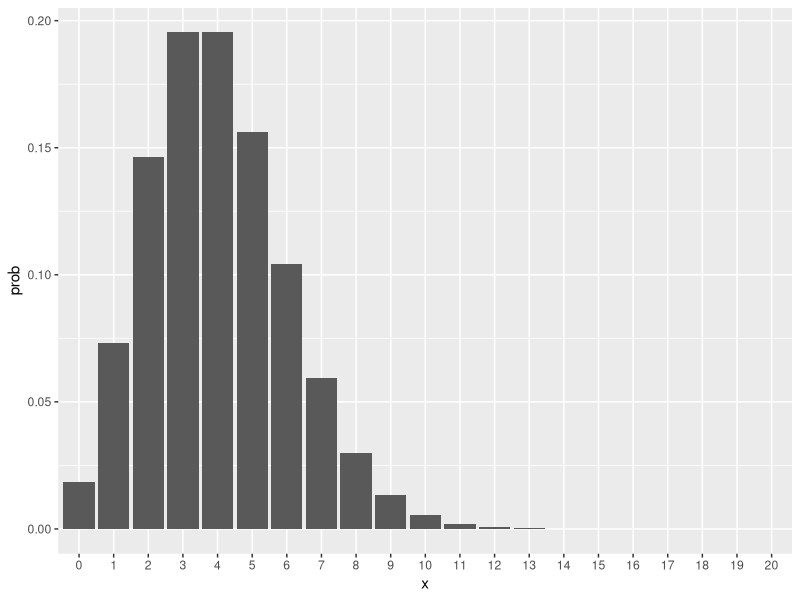

Generate this figure with R:
## ---- chunk 1
knitr::opts_chunk$set(echo = TRUE)
library(tidyverse)
## ---- chunk 2
times <- 5
prob <- 0.5
prob_heads <- dbinom(0:times, times, prob)
exp_heads <- times * prob
stdev_heads <- sqrt(times * prob * (1 - prob))
## ---- chunk 3
prob <- 0.15
def <- 5
distrib <- round(dbinom(0:5, size = def, prob = prob), 4)
## ---- chunk 4
datz = data.frame(
    Z = 0:7,
    fz = dhyper(x = 0:7, m = 25, n = 75, k = 7)) |>
    mutate(Fz = cumsum(fz))
    
print(datz, print.gap = 2)
## ---- chunk 5
x = 0:20  # x values, stop at 20, but in theory they go on
prob = dpois(x, lambda = 4)

# probability histogram
data.frame(x = factor(x), prob = prob) |> 
  ggplot(aes(x = x, y = prob)) + geom_col()
